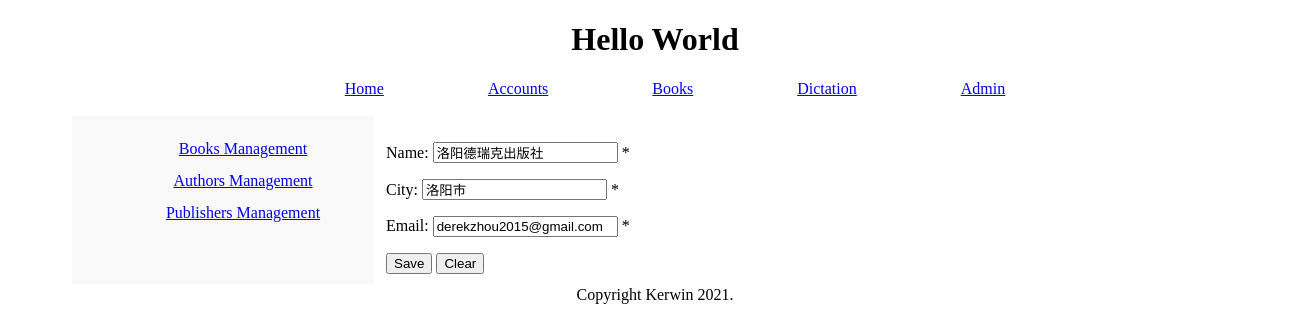
The page /books/publishers/edit/2 on the database its author committed.
### BookModel/models.py (models this page shows, shortened)
class Publisher(models.Model):
    name = models.CharField(max_length=32, unique=True)
    city = models.CharField(max_length=64)
    email = models.EmailField()

### BookModel/views.py (the view)
# urls.py: re_path(r'^publishers/edit/(?P<id>\d+)', views.publishers_edit)
def publishers_edit(request, id):
    obj = Publisher.objects.get(id=id)
    form = None
    if request.method == 'GET' and obj:
        form = PublisherEditForm({
            'id': obj.id,
            'name': obj.name,
            'city': obj.city,
            'email': obj.email
        })
    else:
        form = PublisherEditForm(request.POST)
        if form.is_valid():
            data = form.cleaned_data
            Publisher.objects.filter(id=id).update(**data)
            return redirect('../')
    return render(request, 'books/publishers_add.html', {'form': form})

### BookModel/form.py
class PublisherEditForm(PublisherBaseForm):
    def clean_name(self):
        id = self.cleaned_data.get('id')
        val = self.cleaned_data.get('name')
        obj = models.Publisher.objects.filter(~Q(id=id), name=val).first()
        if obj:
            raise ValidationError('This name is existed.')
        return val

### Templates/Books/publishers_add.html
{%extends 'base.html'%}{%block mainbody%}
<table class="nav">
  <tr>
    <td class="nav-bar">{%include 'books/nav.html'%}</td>
    <td class="container">
      <form action="" method="POST">
        {% csrf_token %} {{ form.as_p}}
        <input type="submit" value="Save" />
        <input type="reset" value="Clear" />
      </form>
    </td>
  </tr>
</table>
{%endblock mainbody%}

### Statics/css/main.css (style rules this page uses)
body { margin: 0 auto; padding: 0; width: 1300px; text-align: center; }
table { margin: 0 auto; width: 90%; }
.nav .nav-bar { width: 300px; line-height: 200%; text-align: center; background: #f9f9f9; vertical-align: top; }
.nav .container { padding: 10px; text-align: left; vertical-align: top; }

### rows shown on the page
Publisher: name "洛阳德瑞克出版社", city "洛阳市", email "derekzhou2015@gmail.com"
